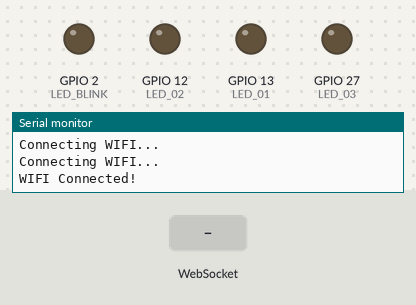
A program run on a simulated ESP32. Shown: output pins drawn as LEDs (lit = HIGH), the last lines printed to the serial monitor. The test bench sets the inputs (shaded band). WiFi joins after 1.5 s; servers stay silent unless stated.

Above: at 7.7 s.
7.8 s: WebSocket text "11" received
At 8.2 s:
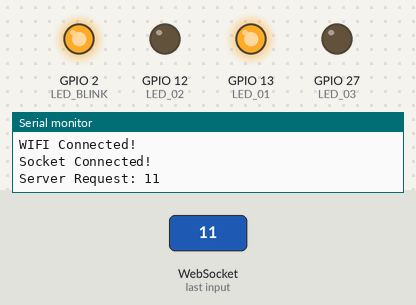
9.3 s: WebSocket text "x1" received
At 10.5 s:
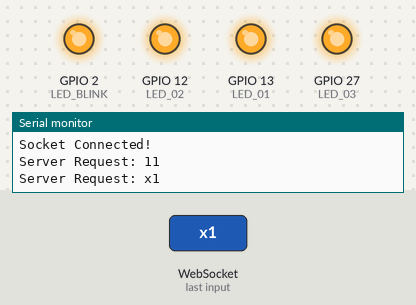
10.8 s: WebSocket text "10" received
At 11.6 s:
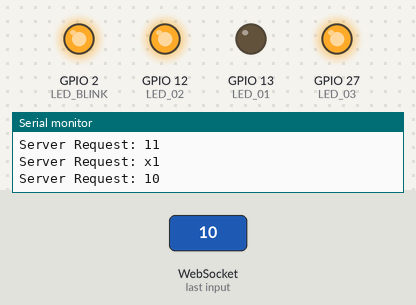
12.3 s: WebSocket text "20" received
At 12.8 s:
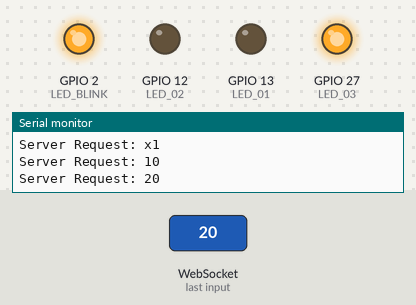
13.8 s: WebSocket text "30" received
At 15.0 s:
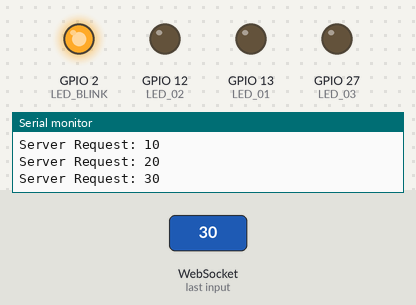
15.3 s: WebSocket text "21" received
At 16.3 s:
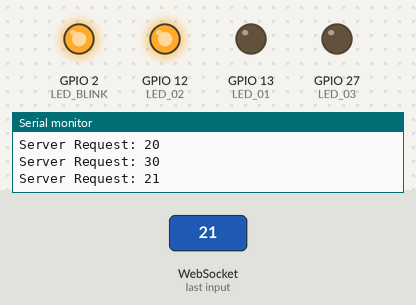
Timing chart, 0 to 17.8 s (numbered marks = the images above; inputs shaded):
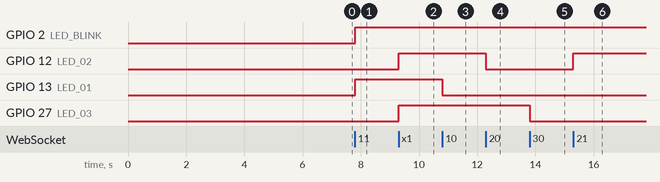

Measured:
- after the input at 7.8 s, GPIO 2 (LED_BLINK), GPIO 13 (LED_01): LOW → HIGH at once
- after the input at 9.3 s, GPIO 12 (LED_02), GPIO 27 (LED_03): LOW → HIGH at once
- after the input at 10.8 s, GPIO 13 (LED_01): HIGH → LOW at once
- after the input at 12.3 s, GPIO 12 (LED_02): HIGH → LOW at once
- after the input at 13.8 s, GPIO 27 (LED_03): HIGH → LOW at once
- after the input at 15.3 s, GPIO 12 (LED_02): LOW → HIGH at once

The program:

main.cpp
```cpp
#include <Arduino.h>
#include <WiFi.h>
#include <WebSocketsClient.h>

WebSocketsClient webSocket;

const char *ssid = "";                  // Nome Wifi
const char *password = "";              // Senha Wifi
const char *websocket_server_host = ""; // Ip da sua máquina se estiver no modo develop
const int websocket_server_port = 3000; // Porta do servidor

const int LED_BLINK = 2;
const int LED_01 = 13; // Led vermelho
const int LED_02 = 12; // Led branco
const int LED_03 = 27; // Led azul

unsigned long messageInterval = 5000;
#define DEBUG_SERIAL Serial

void webSocketEvent(WStype_t type, uint8_t *payload, size_t length)
{

  switch (type)
  {
  case WStype_DISCONNECTED:
  {
    DEBUG_SERIAL.println("Socket Disconnected!");
    digitalWrite(LED_BLINK, LOW);
  }
  break;
  case WStype_CONNECTED:
  {
    DEBUG_SERIAL.println("Socket Connected!");
    digitalWrite(LED_BLINK, HIGH);

    webSocket.sendTXT("Connected");
  }
  break;
  case WStype_TEXT:
  {

    DEBUG_SERIAL.printf("Server Request: %s\n", payload);

    const char *command = (char *)payload;

    if (strcmp(command, "11") == 0)
    {
      webSocket.sendTXT("Acender Led Vermelho");
      digitalWrite(LED_01, HIGH);
      return;
    }
    if (strcmp(command, "10") == 0)
    {
      webSocket.sendTXT("Apagar Led Vermelho");
      digitalWrite(LED_01, LOW);
      return;
    }
    if (strcmp(command, "21") == 0)
    {
      webSocket.sendTXT("Acender Led Branco");
      digitalWrite(LED_02, HIGH);
      return;
    }
    if (strcmp(command, "20") == 0)
    {
      webSocket.sendTXT("Apagar Led Branco");
      digitalWrite(LED_02, LOW);
      return;
    }
    if (strcmp(command, "31") == 0)
    {
      webSocket.sendTXT("Acender Led Azul");
      digitalWrite(LED_03, HIGH);
      return;
    }
    if (strcmp(command, "30") == 0)
    {
      webSocket.sendTXT("Apagar Led Azul");
      digitalWrite(LED_03, LOW);
      return;
    }
    if (strcmp(command, "x1") == 0)
    {
      webSocket.sendTXT("Acender todos os Leds");
      digitalWrite(LED_01, HIGH);
      digitalWrite(LED_02, HIGH);
      digitalWrite(LED_03, HIGH);
      return;
    }
    if (strcmp(command, "x0") == 0)
    {
      webSocket.sendTXT("Apagar todos os Leds");
      digitalWrite(LED_01, LOW);
      digitalWrite(LED_02, LOW);
      digitalWrite(LED_03, LOW);
      return;
    }
  }
  break;
  case WStype_BIN:
  case WStype_PING:
  case WStype_PONG:
  case WStype_ERROR:
  case WStype_FRAGMENT_TEXT_START:
  case WStype_FRAGMENT_BIN_START:
  case WStype_FRAGMENT:
  case WStype_FRAGMENT_FIN:
    break;
  }
}

void setup()
{
  DEBUG_SERIAL.begin(115200);
  DEBUG_SERIAL.println();
  DEBUG_SERIAL.println();

  pinMode(LED_BLINK, OUTPUT);
  pinMode(LED_01, OUTPUT);
  pinMode(LED_02, OUTPUT);
  pinMode(LED_03, OUTPUT);

  for (uint8_t t = 5; t > 0; t--)
  {
    DEBUG_SERIAL.printf("Starting at %d...\n", t);
    DEBUG_SERIAL.flush();
    delay(1000);
  }

  WiFi.begin(ssid, password);

  while (WiFi.status() != WL_CONNECTED)
  {
    delay(500);
    DEBUG_SERIAL.println("Connecting WIFI...");
  }

  // DEBUG_SERIAL.print("Local IP: ");
  // DEBUG_SERIAL.println(WiFi.localIP());

  DEBUG_SERIAL.println("WIFI Connected!");

  webSocket.begin(websocket_server_host, websocket_server_port, "/");
  webSocket.onEvent(webSocketEvent);
}

void loop()
{
  webSocket.loop();
}
```
